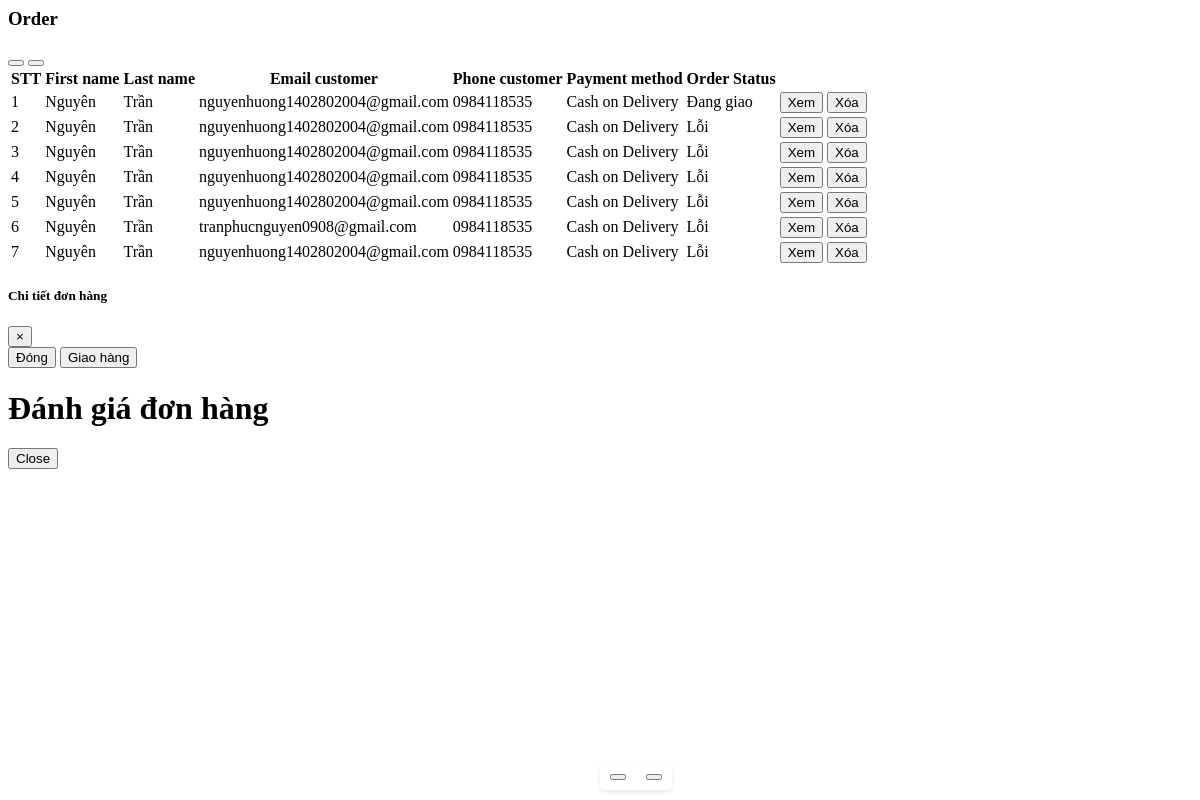
/admin/modules/quanlydonhang/list_order.php, run on the app's committed database.
### tables this page shows
CREATE TABLE `tbl_order` (
  `id_order` int(11) NOT NULL,
  `ma_dh` varchar(250) NOT NULL,
  `first_name` varchar(50) NOT NULL,
  `last_name` varchar(50) NOT NULL,
  `email` varchar(250) NOT NULL,
  `email_customer` varchar(100) NOT NULL,
  `phone_customer` varchar(20) NOT NULL,
  `address_customer` text NOT NULL,
  `id_provinces` varchar(5) NOT NULL,
  `id_districts` varchar(5) NOT NULL,
  `id_town` varchar(5) NOT NULL,
  `postcode` varchar(20) NOT NULL,
  `total` decimal(10,2) NOT NULL,
  `payment_method` varchar(50) NOT NULL,
  `order_date` timestamp NOT NULL DEFAULT current_timestamp(),
  `order_status` int(11) NOT NULL
);

### admin/modules/quanlydonhang/list_order.php (the view, shortened to what this page needs)
<?php
include('config/config.php');
$orders = array();
$sql = "SELECT * FROM tbl_order ORDER BY order_date DESC";
$result = $conn->query($sql);
if ($result->num_rows > 0) {
    while ($row = $result->fetch_assoc()) {
        $order_id = $row['id_order'];
        $detail_sql = "SELECT op.name_provinces, od.name_districts, ot.name_town
                       FROM tbl_order o
                       LEFT JOIN tbl_provinces op ON o.id_provinces = op.id_provinces
                       LEFT JOIN tbl_districts od ON o.id_districts = od.id_districts
                       LEFT JOIN tbl_town ot ON o.id_town = ot.id_town
                       WHERE o.id_order = '$order_id'";
        $detail_result = $conn->query($detail_sql);
        if ($detail_result->num_rows > 0) {
            $detail_row = $detail_result->fetch_assoc();
            $row['name_provinces'] = $detail_row['name_provinces'];
            $row['name_districts'] = $detail_row['name_districts'];
            $row['name_town'] = $detail_row['name_town'];
        } else {
            $row['name_provinces'] = "Không có thông tin";
            $row['name_districts'] = "Không có thông tin";
            $row['name_town'] = "Không có thông tin";
        }
        $order_detail_sql = "SELECT * FROM tbl_order_detail WHERE id_order = '$order_id'";
        $order_detail_result = $conn->query($order_detail_sql);
        $order_details = array();
        if ($order_detail_result->num_rows > 0) {
            while ($detail_row = $order_detail_result->fetch_assoc()) {
                $order_details[] = $detail_row;
            }
        }
        $row['order_details'] = $order_details;
        $orders[] = $row;
    }
}
?>
<section class="content">
    <div class="card">
        <div class="card-header">
            <h3 class="card-title">Order</h3>
            <div class="card-tools">
                <button type="button" class="btn btn-tool" data-card-widget="collapse" title="Collapse">
                </button>
                <button type="button" class="btn btn-tool" data-card-widget="remove" title="Remove">
                </button>
            </div>
        </div>
        <div class="card-body p-0">
            <table class="table table-striped projects">
                <thead>
                    <tr>
                        <th>STT</th>
                        <th>First name</th>
                        <th>Last name</th>
                        <th>Email customer</th>
                        <th>Phone customer</th>
                        <th>Payment method</th>
                        <th>Order Status</th>
                        <th></th>
                    </tr>
                </thead>
                <tbody id="orderList">
                    <?php
                    foreach ($orders as $index => $order) {
                        echo "<tr>";
                        echo "<td>" . ($index + 1) . "</td>";
                        echo "<td>" . strip_tags($order['first_name']) . "</td>";
                        echo "<td>" . strip_tags($order['last_name']) . "</td>";
                        echo "<td>" . strip_tags($order['email_customer']) . "</td>";
                        echo "<td>" . strip_tags($order['phone_customer']) . "</td>";
                        echo "<td>" . strip_tags($order['payment_method']) . "</td>";
                        if ($order['order_status'] == 0) {
                            echo "<td>Chưa giao</td>";
                        } elseif ($order['order_status'] == 1) {
                            echo "<td>Đang giao</td>";
                        } else {
                            echo "<td>Lỗi</td>";
                        }
                        echo "<td><button type='button' class='btn btn-primary view-order' data-toggle='modal' data-target='#exampleModalCenter' data-order='" . json_encode($order) . "'>Xem</button></td>";
                        echo "<td><button type='button' class='btn btn-danger delete-order' data-order-id='" . $order['id_order'] . "'>Xóa</button></td>";
                        echo "</tr>";
                    }
                    ?>
                </tbody>
            </table>
            <div class="pagination">
                <button class="btn btn-primary prev-btn"><i class="fa-solid fa-arrow-left"></i></button>
                <button class="btn btn-primary next-btn"><i class="fa-solid fa-arrow-right"></i></button>
            </div>
        </div>
    </div>
</section>
<div class="modal fade" id="exampleModalCenter" tabindex="-1" role="dialog" aria-labelledby="exampleModalCenterTitle"
    aria-hidden="true">
    <div class="modal-dialog modal-dialog-centered" role="document">
        <div class="modal-content">
            <div class="modal-header">
                <h5 class="modal-title" id="exampleModalLongTitle">Chi tiết đơn hàng</h5>
                <button type="button" class="close" data-dismiss="modal" aria-label="Close">
                    <span aria-hidden="true">&times;</span>
                </button>
            </div>
            <div class="modal-footer">
                <button type="button" class="btn btn-secondary" data-dismiss="modal">Đóng</button>
                <button type="button" class="btn btn-primary ship-order"
                    data-order-id="<?php echo $order['id_order']; ?>">Giao hàng</button>
            </div>
        </div>
    </div>
</div>
<div class="modal fade" id="feedbackModal" tabindex="-1" aria-labelledby="feedbackModalTitle" aria-hidden="true">
    <div class="modal-dialog">
        <div class="modal-content">
            <div class="modal-header">
                <h1 class="modal-title fs-5" id="feedbackModalTitle">Đánh giá đơn hàng</h1>
            </div>
            <div class="modal-footer">
                <button type="button" class="btn btn-secondary close-feedback" data-dismiss="modal">Close</button>
            </div>
        </div>
    </div>
</div>

### admin/modules/quanlydonhang/list_order.php (style rules this page uses)
.pagination { display: flex; justify-content: center; align-items: center; position: fixed; bottom: 10px; left: 50%; background: white; padding: 10px; border-radius: 5px; box-shadow: 0 2px 5px rgba(0, 0, 0, 0.1); }

### data on the page
tbl_order: first_name "Nguyên", last_name "Trần", email_customer "nguyenhuong1402802004@gmail.com", phone_customer "0984118535", payment_method "Cash on Delivery", order_status "Đang giao"
tbl_order: first_name "Nguyên", last_name "Trần", email_customer "nguyenhuong1402802004@gmail.com", phone_customer "0984118535", payment_method "Cash on Delivery", order_status "Lỗi"
tbl_order: first_name "Nguyên", last_name "Trần", email_customer "nguyenhuong1402802004@gmail.com", phone_customer "0984118535", payment_method "Cash on Delivery", order_status "Lỗi"
tbl_order: first_name "Nguyên", last_name "Trần", email_customer "nguyenhuong1402802004@gmail.com", phone_customer "0984118535", payment_method "Cash on Delivery", order_status "Lỗi"
tbl_order: first_name "Nguyên", last_name "Trần", email_customer "nguyenhuong1402802004@gmail.com", phone_customer "0984118535", payment_method "Cash on Delivery", order_status "Lỗi"
tbl_order: first_name "Nguyên", last_name "Trần", email_customer "tranphucnguyen0908@gmail.com", phone_customer "0984118535", payment_method "Cash on Delivery", order_status "Lỗi"
tbl_order: first_name "Nguyên", last_name "Trần", email_customer "nguyenhuong1402802004@gmail.com", phone_customer "0984118535", payment_method "Cash on Delivery", order_status "Lỗi"
